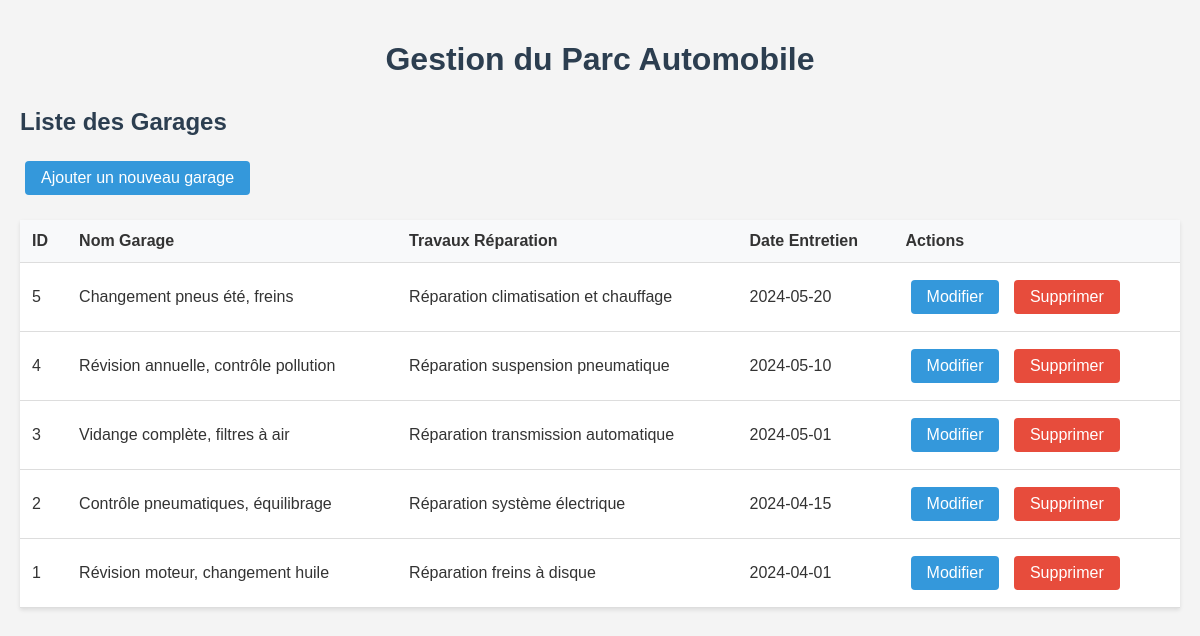
Screenshot of /garage.php with the database file from the repository.
### tables this page shows
CREATE TABLE garage (
    id_garage INT PRIMARY KEY AUTO_INCREMENT,
    travaux_entretien TEXT,
    travaux_reparation TEXT,
    date_entretien DATE
);

### garage.php (the view, shortened to what this page needs)
<?php
include 'db_connect.php';
include 'includes/header.php';
$sql = "SELECT * FROM garage ORDER BY date_entretien DESC";
$result = $conn->query($sql);
?>
<h2>Liste des Garages</h2>
<a href="garage_add.php" class="button">Ajouter un nouveau garage</a>
<?php if ($result->num_rows > 0): ?>
    <table>
        <thead>
            <tr>
                <th>ID</th>
                <th>Nom Garage</th>
                <th>Travaux Réparation</th>
                <th>Date Entretien</th>
                <th>Actions</th>
            </tr>
        </thead>
        <tbody>
            <?php while($row = $result->fetch_assoc()): ?>
                <tr>
                    <td><?php echo $row['id_garage']; ?></td>
                    <td><?php echo htmlspecialchars($row['travaux_entretien'] ?? '' ); ?></td>
                    <td><?php echo htmlspecialchars($row['travaux_reparation'] ?? '' ); ?></td>
                    <td><?php echo $row['date_entretien']; ?></td>
                    <td>
                        <a href="garage_edit.php?id=<?php echo $row['id_garage']; ?>" class="button">Modifier</a>
                        <a href="garage.php?delete=<?php echo $row['id_garage']; ?>" class="button delete" onclick="return confirm('Êtes-vous sûr de vouloir supprimer ce garage ?');">Supprimer</a>
                    </td>
                </tr>
            <?php endwhile; ?>
        </tbody>
    </table>
<?php else: ?>
    <p>Aucun garage trouvé.</p>
<?php endif; ?>
<?php
include 'includes/footer.php';
?>

### includes/header.php (style rules this page uses)
body { font-family: Arial, sans-serif; margin: 0; padding: 0; background-color: #f4f4f4; color: #333; }
h1, h2, h3 { color: #2c3e50; }
.button { display: inline-block; padding: 8px 16px; margin: 5px; background-color: #3498db; color: white; text-decoration: none; border-radius: 4px; border: none; cursor: pointer; }
.button.delete { background-color: #e74c3c; }
table { width: 100%; border-collapse: collapse; margin: 20px 0; background-color: white; box-shadow: 0 2px 4px rgba(0,0,0,0.1); }
th, td { padding: 12px; text-align: left; border-bottom: 1px solid #ddd; }
th { background-color: #f8f9fa; font-weight: bold; }

### rows the page displays
garage: id_garage "5", travaux_entretien "Changement pneus été, freins", travaux_reparation "Réparation climatisation et chauffage", date_entretien "2024-05-20"
garage: id_garage "4", travaux_entretien "Révision annuelle, contrôle pollution", travaux_reparation "Réparation suspension pneumatique", date_entretien "2024-05-10"
garage: id_garage "3", travaux_entretien "Vidange complète, filtres à air", travaux_reparation "Réparation transmission automatique", date_entretien "2024-05-01"
garage: id_garage "2", travaux_entretien "Contrôle pneumatiques, équilibrage", travaux_reparation "Réparation système électrique", date_entretien "2024-04-15"
garage: id_garage "1", travaux_entretien "Révision moteur, changement huile", travaux_reparation "Réparation freins à disque", date_entretien "2024-04-01"
